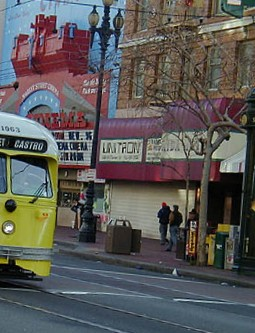
%> input picture RANSAC/right.jpg, 255 x 333 px
$ octave test.m   (GNU Octave 9; MATLAB toolbox functions it lacks are replaced by stand-ins)
%> lines starting %> are read from the running program, lines starting %| are printed output that depends on the picture
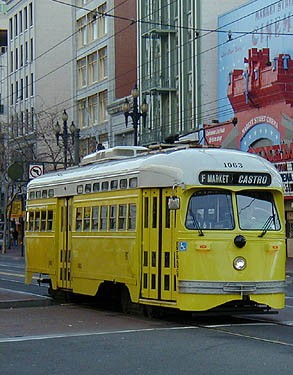
%> input picture RANSAC/left.jpg, 293 x 375 px
### harrisSIFT/DoG.m
%function loc = DoG(im,tf)
%   uses the DoG (Difference of Gaussian) approximation of a Lapalcian for finding
%   the scale of the local feature points.
%
%INPUT
%   -im: image (grayscale)
%   -tf: flatness threshold (typically 0.01)
%
%OUTPUT
%   -loc: a matrix of nx3 with n found locations with [c, r, sigma]

function loc = DoG(im,tf)
%> called with tf = 0.01
%     im = rgb2gray(im);
    loc = [];

    % Prior smoothing sigma
    sigmaP = 1.6;
    levels = 5;

    % Scaling factor
    k = 2^(1/levels);
    noOctaves = 4;

    GP = cell(levels+3,1);
    for i = 1:levels+3
        GP{i} = gaussian( sigmaP*(k^(i-2)) ); % TODO: you could use your own
    end

    % We start from a larger image
    im2 = imresize(im,2);
%> im2: size 666x510 uint8

    % For all octaves
    for octave = 1:noOctaves
        % Gaussians for smoothing (i.e. scaling) and Gaussian smoothed images

        % Create the levels in the scale-space
        imG = cell(levels+3,1);
        for i = 1:levels+3
            if octave == 1
                imG{i} = conv2(GP{i},GP{i},im2,'same');
            else
                imG{i} = conv2(GP{i},GP{i},im,'same');
            end
        end

        % Computer the DoG (Difference of Gaussians)
        if octave==1
            imDoG = zeros(size(im2,1),size(im2,2),levels+2);
        else
            imDoG = zeros(size(im,1),size(im,2),levels+2);
        end
        for i = 1:levels+2
            imDoG(:,:,i) = imG{i+1} - imG{i};
        end

        % Check nearby extrema in subsequent layers
        imExtrema = imregionalmax(imDoG);
        imExtrema = imExtrema(:,:,2:end-1);

        % Eliminate responses on the edge
        imExtrema(1,:,:) = 0;imExtrema(end,:,:) = 0;
        imExtrema(:,1,:) = 0;imExtrema(:,end,:) = 0;
        imDoG = imDoG(:,:,2:end-1);

        % Put local maxima in vector with corresponding sigma and test for
        % Flatness enhance location and eliminate edge responses
        for i = 1:levels

            % Current sigma and octave scale
            if octave==1
                scale = 2.0^(octave-1.0)/2.0;
            else
                scale = 2.0^(octave-1.0);
            end
            sigmaC = scale*sigmaP*(k^(i-1));

            % Get extrma points
            [row,col] = find(imExtrema(:,:,i)==1);

            % Test for flatness
            flat = abs(diag(imDoG(row,col,i))) < tf;
            row = row(flat==0); col = col(flat==0);

            % Add new interest points to the list
            loc = [loc; round(scale*col),round(scale*row),...
                    repmat(sigmaC,length(row),1)];
        end

        % Next Octave is sub-sampling the image by half
        im = imresize(im,0.5);
    end
%> this loop made 4 passes
%> pass 1, in DoG, `im = imresize(im,0.5);`:
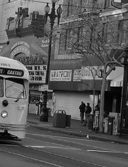
%> im: size 167x128 uint8; min 0, max 255, mean 89.3
%> after the loop, imG = 8 items; loc = 2082 rows, first 12: [3 194 0.8; 3 279 0.8; 4 112 0.8; 4 271 0.8; 4 275 0.8; 4 317 0.8; 5 298 0.8; 5 251 0.8; 6 17 0.8; 6 22 0.8; 6 24 0.8; 6 287 0.8]; scale = 8
end

### harrisSIFT/findMatches.m
% Finds matching SIFT descriptors at Harris corner points in two images.
% inputs:
%		im1 - first image to match
%		im2 - second image to match
%		threshold - matching threshold -- can be 0.8
% outputs:
%		match1 - the corrdinates in image 1
%		match2 - the corrdinated in image 2 matches to the ones in image 1

function [match1, match2] = findMatches(im1, im2, threshold)


% Find features and make descriptor of image 1
loc1                  = DoG(im1, 0.01);
%> loc1 has the same summary as loc in DoG
[r1, c1, sigma1]      = harris(im1, loc1);
orient1               = zeros(size(sigma1));
% Pay attention to the oder of parameters [c',r'] (equal to [x,y])
[coord1, descriptor1] = vl_sift(single(im1), 'frames', [c1; r1; sigma1; orient1]);
%  Custom implementation of sift. You can compare this result with your own implementation.
% [coord1, descriptor1] = sift(single(rgb2gray(im1)));
% Find features and make descriptor of image 2
loc2                  = DoG(im2,0.01);
[r2, c2, sigma2]      = harris(im2, loc2);
orient2               = zeros(size(sigma2));
[coord2, descriptor2] = vl_sift(single(im2), 'frames', [c2; r2; sigma2; orient2]);
%  Custom implementation of sift. You can compare this result with your own implementation.
% [coord2, descriptor2] = sift(single(rgb2gray(im2)));

% Show images with scatter plot on each image for the features
% Note: Images must be same size
figure; imshow([im1, im2]);
hold on;
scatter(coord1(1,:), coord1(2,:), coord1(3,:), [1,1,0]);
hold on;
scatter(size(im1,2)+coord2(1,:), coord2(2,:), coord2(3,:), [1,1,0]);
drawnow;


% Create two arrays containing the points location in both images
match1 = [];
match2 = [];
descriptor1=double(descriptor1);
descriptor2=double(descriptor2);
% Loop over the descriptors of the first image
for index1 = 1:size(descriptor1, 2)
    bestmatch      = [0 0];
    bestDist       = Inf;
    secondBestDist = Inf;

    % Loop over the descriptors of the second image
    for index2 = 1:size(descriptor2, 2)
        desc1 = double(descriptor1(:, index1));
        desc2 = double(descriptor2(:, index2));

        % Normalize the descriptors to unit L2 norm:
        desc1 = desc1/norm(desc1);
        desc2 = desc2/norm(desc2);

        % Compute the Euclidian distance of desc1 and desc2
        dist = sqrt(sum((desc1 - desc2) .^ 2));

        % Threshold the distances
        if secondBestDist > dist
            if bestDist > dist
                secondBestDist = bestDist;
                bestDist       = dist;
                bestmatch      = [index1 index2];
            else % if not smaller than both best and second best dist
                secondBestDist = dist;
            end
        end
    end

    % Reject matches where the distance ratio is greater than 0.8
    if (bestDist / secondBestDist) < threshold
        pts1 = coord1(:,bestmatch(1));
        pts2 = coord2(:,bestmatch(2));
        % Draw the matched pairs
%         line([pts1(1);size(im1,2)+pts2(1)], [pts1(2); pts2(2)]);
        match1 = [match1, pts1];
        match2 = [match2, pts2];
    end
end
% After the two for-loop, return matches between the images
line([match1(1,:);size(im1,2)+match2(1,:)],[match1(2,:);match2(2,:)]);

% % You can also try the custom implementation of sift (vl_ubcmatch), and compare this result with your own implementation below.
% % Create two arrays containing the points location in both images
% match1 = [];
% match2 = [];
% %
% matches = vl_ubcmatch(descriptor1, descriptor2);
% match1 = coord1(:,matches(1,:));
% match2 = coord2(:,matches(2,:));
%
% line([match1(1,:);size(im1,2)+match2(1,:)],[match1(2,:);match2(2,:)]);
% drawnow;


end

### harrisSIFT/harris.m
function [r, c, sigmas] = harris(im, loc)
    % inputs:
    % im: double grayscale image
    % loc: list of interest points from the Laplacian approximation
    % outputs:
    % [r,c,sigmas]: The row and column of each point is returned in r and c
    %              and the sigmas 'scale' at which they were found

    % Calculate Gaussian Derivatives at derivative-scale.
    % NOTE: The sigma is independent of the window size (which dependes on the Laplacian responses).
    % Hint: use your previously implemented function in assignment 1
    s = 1;
%     im = rgb2gray(im);
    G = gaussian(1);
    Ix =  conv2(im, gaussianDer(G, s), 'same');
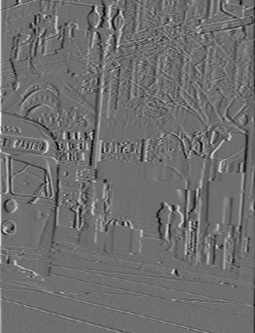
%> Ix: size 333x255 double; min -62.69, max 81.24, mean -0.1; drawn with min black and max white
    Iy =  conv2(im, gaussianDer(G, s)', 'same');
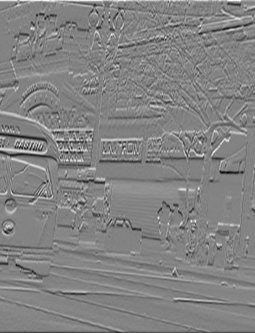
%> Iy: size 333x255 double; min -78.15, max 73.93, mean -0.1; drawn with min black and max white

    % Allocate an 3-channel image to hold the 3 parameters for each pixel
    init_M = zeros(size(Ix,1), size(Ix,2), 3);

    % Calculate M for each pixel
    init_M(:,:,1) = Ix.^2;
    init_M(:,:,2) = Iy.^2;
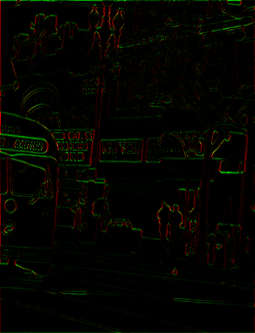
%> init_M: size 333x255x3 double; mean R, G, B 118.3, 129.2, 0; drawn with min black and max white
    init_M(:,:,3) = Ix.*Iy;
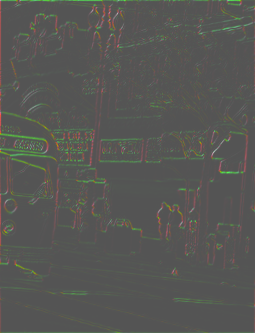
%> init_M: size 333x255x3 double; mean R, G, B 118.3, 129.2, 1.1; drawn with min black and max white

    % Allocate the size of R
    R = zeros(size(im, 1), size(im, 2));

    % Smooth M with a gaussian at the integration scale sigma.
    % Keep only points from the list 'loc' that are coreners.
    for l = 1 : size(loc,1)
        sigma = loc(l,3); % The sigma at which we found this point

	% The response accumulation over a window of size 'sigma'
        if ((l>1) && sigma~=loc(l-1,3)) || (l==1)
            M = imfilter(init_M, fspecial('gaussian', ceil(sigma*6+1), sigma), 'replicate', 'same');
        end
        m = [M(loc(l, 2), loc(l,1),1) M(loc(l, 2), loc(l,1),3) ; M(loc(l, 2), loc(l,1),3) M(loc(l, 2), loc(l,1),2)];
        % Compute the cornerness R at the current location location
        trace_l = trace(m);
        det_l = det(m);
        R(loc(l,2), loc(l,1), 1) = det_l-(0.04*(trace_l)^2);

    	% Store current sigma as well
        R(loc(l,2), loc(l,1), 2) = sigma;

    end
%> this loop made 2082 passes
%> (m, trace_l, det_l) on passes 1 to 3: ([54.48 60.03; 60.03 926.6], 981.1, 46875.7), ([3.2 5.05; 5.05 39.33], 42.53, 100.4), ([101.2 -269.8; -269.8 898.2], 999.4, 18133.4)
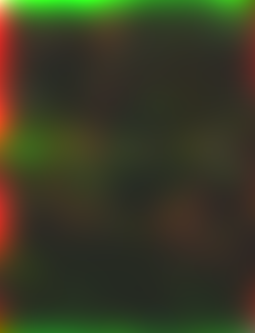
%> M: size 333x255x3 double; mean R, G, B 171.5, 187.3, 2.1; drawn with min black and max white
    % Display corners
%     figure
%     imshow(R(:,:,1),[0,1]);

    % Set the threshold
    threshold = max(max(R(:,:,1)))*0.01;
%> threshold = 6206.9

    % Find local maxima
    % Dilation will alter every pixel except local maxima in a 3x3 square area.
    % Also checks if R is above threshold
    R(:,:,1) = ((R(:,:,1)>threshold) & ((imdilate(R(:,:,1), strel('square', 3))==R(:,:,1))));

    % Return the coordinates r, c and sigmas
    r = []
    c = []
    sigmas = []
    for i=1:size(R,1)
        for j=1:size(R,2)
            if(R(i,j,1) == 1)
                r = [r i];
                c = [c j];
                sigmas = [sigmas R(i,j,2)];
        end
    end

end
%> after the loop, c = 494 values, max 253 at index 15, min 3 at index 372, mean 126.2; r = 494 values from 3 to 302; sigmas = 494 values, max 14.7 at index 386, min 0.8 at index 1, mean 1.33

### harrisSIFT/gaussian.m
function G = gaussian(sigma)

L = ceil(3*sigma);

if sigma == 0
    G = 0;
else
    G = 1/(sigma*sqrt(2*pi)) * exp(-(-L:L).^2/(2*sigma^2));
    %(normalization)
    G = G / sum(G);
end

end

### harrisSIFT/gaussianDer.m
function f = gaussianDer(G, sigma)
    x = linspace(-floor(size(G, 2)/2),floor(size(G, 2)/2),size(G, 2));
    f = -(G.*(x./sigma^2));
end

### harrisSIFT/test.m
% im = rgb2gray(imread('landscape-a.jpg'));
% im2 = rgb2gray(imread('landscape-b.jpg'));
im = rgb2gray(imread('right.jpg'));
im2 = rgb2gray(imread('left.jpg'));
% [8 lines of commented-out code are left out]

[m1, m2] = findMatches(im, im2, 0.8);
%> in findMatches, `[r1, c1, sigma1]      = harris(im1, loc1);`: r1 = 494 values from 3 to 302; c1 has the same summary as c in harris; sigma1 has the same summary as sigmas in harris
%> the run ends on the next line
